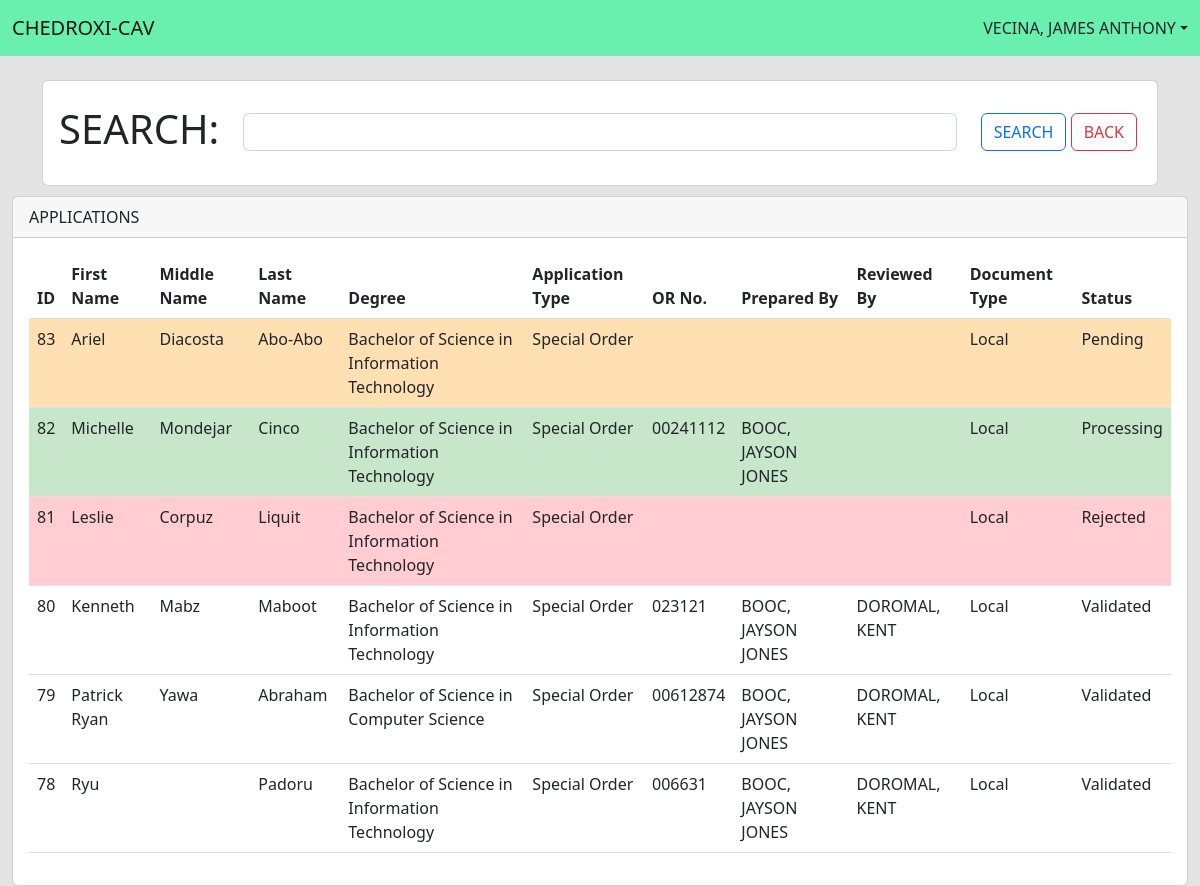
Page /pages/client/pages/viewFiles.php (signed in) on the earlier database version.
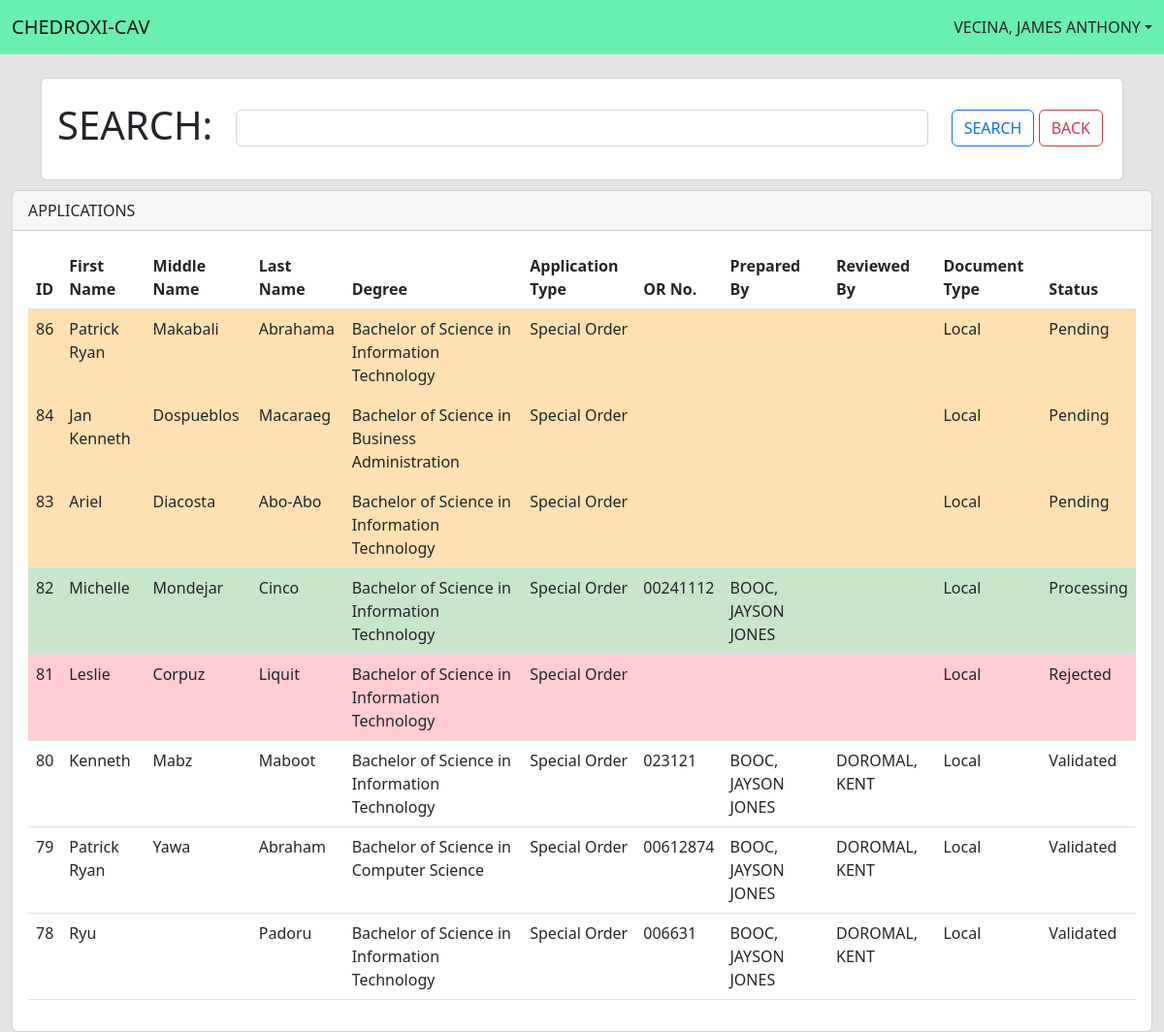
Same page on the later database version.
### tables this page shows
CREATE TABLE `tbl_process` (
  `ID` int(11) NOT NULL,
  `schoolID` int(11) NOT NULL,
  `firstName` varchar(50) NOT NULL,
  `middleName` varchar(50) NOT NULL,
  `lastName` varchar(50) NOT NULL,
  `courseID` int(11) NOT NULL,
  `applicationType` varchar(20) NOT NULL,
  `mode` varchar(20) NOT NULL,
  `SOnumber` varchar(20) DEFAULT NULL,
  `graduationDate` varchar(30) NOT NULL,
  `syStarted` varchar(30) NOT NULL,
  `syEnded` varchar(30) NOT NULL,
  `documentType` varchar(10) NOT NULL,
  `requestLetter` blob NOT NULL,
  `indorsementLetter` blob NOT NULL,
  `tor` blob NOT NULL,
  `diploma` blob NOT NULL,
  `ORnumber` varchar(30) DEFAULT NULL,
  `preparedBy` varchar(50) DEFAULT NULL,
  `reviewedBy` varchar(50) DEFAULT NULL,
  `commissionerID` int(11) DEFAULT NULL,
  `status` varchar(11) NOT NULL,
  `created_at` date DEFAULT NULL,
  `updated_at` date DEFAULT NULL,
  `updatedby` varchar(50) DEFAULT NULL,
  `active` varchar(3) NOT NULL
);

CREATE TABLE `tbl_courses` (
  `courseID` int(11) NOT NULL,
  `schoolID` int(11) NOT NULL,
  `courseTitle` varchar(30) NOT NULL,
  `courseDesc` varchar(50) NOT NULL,
  `active` varchar(3) NOT NULL
);

### pages/client/pages/viewFiles.php (the view, shortened to what this page needs)
<?php
include "../../../modules/dbconnection.php";
$UID = $_SESSION['UID'];
$sql = "select * from tbl_users where userID='$UID' limit 1";
$result = mysqli_query($connection,$sql);
$fetch=mysqli_fetch_assoc($result);
$user = $fetch['lastname'] . ', ' . $fetch['firstname'];
$search = $_GET['search'];
$sql1 = "select a.id,firstname,middlename,lastname,coursedesc,applicationtype,ornumber,preparedby,reviewedby,documenttype,a.status from tbl_process a inner join tbl_courses b inner join tbl_user_school c where a.courseid=b.courseid and a.schoolid=c.schoolid and userid='$UID' and (lastname like '%$search%' or middlename like '%$search%' or firstname like '%$search%' or coursedesc like '%$search%' or applicationtype like '%$search%' or ornumber like '%$search%' or status like '%$search%') order by id desc";
$result1 = mysqli_query($connection,$sql1);
?>
<!doctype html>
<html>
    <head>
        <link href="../../../src/css/bootstrap.min.css" rel="stylesheet">
    </head>
    <body class="body-bg">
        <nav class="navbar fixed-top" style="background-color: #69F0AE;">
            <div class="container-fluid">
                <a class="navbar-brand">CHEDROXI-CAV</a>
                <li class="nav-item dropdown d-flex">
                    <a class="nav-link dropdown-toggle" href="#" role="button" data-bs-toggle="dropdown" aria-expanded="false"><?= $user ?></a>
                </li>
            </div>
        </nav>
        <div class="container">
            <div class="card">
                <div class="card-body">
                    <form method="post" action="../../../modules/client-viewfiles-route.php">
                        <div class="row">
                            <div class="col-2 mt-2"><label class="form-label"><h1>SEARCH:</h1></label></div>
                            <div class="col-8 mt-3">
                                <input type="text" class="form-control" name="search">
                            </div>
                            <div class="col mt-3">
                                <input type="submit" class="btn btn-outline-primary" value="SEARCH"> <a href="../index.php" class="btn btn-outline-danger">BACK</a>
                            </div>
                        </div>
                    </form>
                </div>
            </div>
        </div>
        <div class="container-fluid">
            <div class="card">
                <div class="card-header">APPLICATIONS</div>
                <div class="card-body">
                    <table class="table">
                    <thead>
                        <tr>
                            <th>ID</th>
                            <th>First Name</th>
                            <th>Middle Name</th>
                            <th>Last Name</th>
                            <th>Degree</th>
                            <th>Application Type</th>
                            <th>OR No.</th>
                            <th>Prepared By</th>
                            <th>Reviewed By</th>
                            <th>Document Type</th>
                            <th>Status</th>
                        </tr>
                    </thead>
                    <tbody>
                        <?php while($fetch1=mysqli_fetch_assoc($result1)) { ?>
                            <tr <?php if($fetch1['status'] == 'Pending') {echo "style=background-color:#FFE0B2";} elseif ($fetch1['status'] == 'Processing') {echo "style=background-color:#C8E6C9";} elseif ($fetch1['status'] == 'Rejected') {echo "style=background-color:#FFCDD2";}?>>
                                <td><?=$fetch1['id']?></td>
                                <td><?=$fetch1['firstname']?></td>
                                <td><?=$fetch1['middlename']?></td>
                                <td><?=$fetch1['lastname']?></td>
                                <td><?=$fetch1['coursedesc']?></td>
                                <td><?=$fetch1['applicationtype']?></td>
                                <td><?=$fetch1['ornumber']?></td>
                                <td><?=$fetch1['preparedby']?></td>
                                <td><?=$fetch1['reviewedby']?></td>
                                <td><?=$fetch1['documenttype']?></td>
                                <td><?=$fetch1['status']?></td>
                            </tr>
                        <?php } ?>
                    </tbody>
                </table>
                </div>
            </div>
        </div>
    </body>
</html>

Differences in the rows shown:
added tbl_process: ID "86", firstName "Patrick Ryan", middleName "Makabali", lastName "Abrahama", courseID.courseDesc "Bachelor of Science in Information Technology", applicationType "Special Order", documentType "Local", status "Pending"
added tbl_process: ID "84", firstName "Jan Kenneth", middleName "Dospueblos", lastName "Macaraeg", courseID.courseDesc "Bachelor of Science in Business Administration", applicationType "Special Order", documentType "Local", status "Pending"
